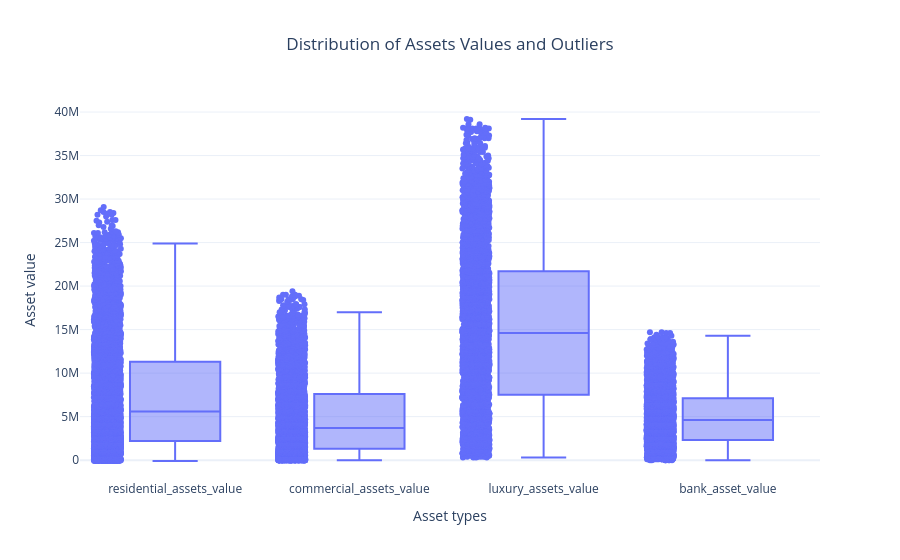

This figure's notebook cell:
### Code cell
fig = px.box(df, y=["residential_assets_value","commercial_assets_value","luxury_assets_value","bank_asset_value"],points="all", title="Distribution of Assets Values and Outliers")
fig.update_layout( title_x=0.5,template="plotly_white",xaxis_title="Asset types",yaxis_title="Asset value")
fig.show()

### Figure 1 — Plotly figure (JSON) as saved in the notebook; plotly's stock layout.template omitted (floating-point values rounded to 4 significant figures; data arrays with more than 128 entries replaced by an {"elided": "..."} marker saying what was removed)
{"data": [{"alignmentgroup": "True", "boxpoints": "all", "hovertemplate": "variable=%{x}<br>value=%{y}<extra></extra>", "legendgroup": "", "marker": {"color": "#636efa"}, "name": "", "notched": false, "offsetgroup": "", "orientation": "v", "showlegend": false, "type": "box", "x": {"elided": "17076 str values"}, "x0": " ", "xaxis": "x", "y": {"elided": "17076 int values"}, "y0": " ", "yaxis": "y"}], "layout": {"boxmode": "group", "legend": {"tracegroupgap": 0}, "title": {"text": "Distribution of Assets Values and Outliers", "x": 0.5}, "xaxis": {"anchor": "y", "domain": [0, 1], "title": {"text": "Asset types"}}, "yaxis": {"anchor": "x", "domain": [0, 1], "title": {"text": "Asset value"}}}}
